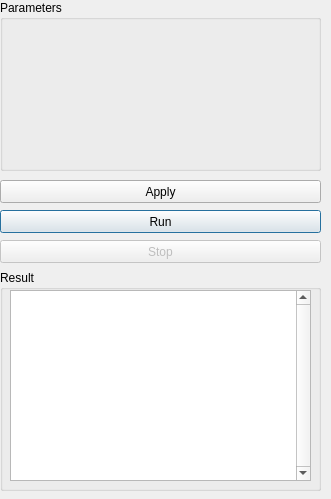
<?xml version="1.0" encoding="UTF-8"?>
<ui version="4.0">
 <author>Nestor Rodriguez</author>
 <class>Dialog</class>
 <widget class="QDialog" name="Dialog">
  <property name="windowModality">
   <enum>Qt::NonModal</enum>
  </property>
  <property name="geometry">
   <rect>
    <x>0</x>
    <y>0</y>
    <width>331</width>
    <height>499</height>
   </rect>
  </property>
  <property name="windowTitle">
   <string>Pbil</string>
  </property>
  <widget class="QWidget" name="verticalLayoutWidget">
   <property name="geometry">
    <rect>
     <x>0</x>
     <y>0</y>
     <width>321</width>
     <height>171</height>
    </rect>
   </property>
   <layout class="QVBoxLayout" name="verticalLayout">
    <item>
     <widget class="QGroupBox" name="paramBox">
      <property name="title">
       <string>Parameters</string>
      </property>
     </widget>
    </item>
   </layout>
  </widget>
  <widget class="QGroupBox" name="resultBox">
   <property name="geometry">
    <rect>
     <x>0</x>
     <y>270</y>
     <width>321</width>
     <height>221</height>
    </rect>
   </property>
   <property name="title">
    <string>Result</string>
   </property>
   <widget class="QTextEdit" name="resultTextEdit">
    <property name="geometry">
     <rect>
      <x>10</x>
      <y>20</y>
      <width>301</width>
      <height>191</height>
     </rect>
    </property>
    <property name="verticalScrollBarPolicy">
     <enum>Qt::ScrollBarAlwaysOn</enum>
    </property>
   </widget>
  </widget>
  <widget class="QPushButton" name="runButton">
   <property name="geometry">
    <rect>
     <x>0</x>
     <y>210</y>
     <width>321</width>
     <height>23</height>
    </rect>
   </property>
   <property name="text">
    <string>Run</string>
   </property>
  </widget>
  <widget class="QPushButton" name="applyButton">
   <property name="geometry">
    <rect>
     <x>0</x>
     <y>180</y>
     <width>321</width>
     <height>23</height>
    </rect>
   </property>
   <property name="text">
    <string>Apply</string>
   </property>
  </widget>
  <widget class="QPushButton" name="stopButton">
   <property name="enabled">
    <bool>false</bool>
   </property>
   <property name="geometry">
    <rect>
     <x>0</x>
     <y>240</y>
     <width>321</width>
     <height>23</height>
    </rect>
   </property>
   <property name="text">
    <string>Stop</string>
   </property>
  </widget>
 </widget>
 <resources/>
 <connections/>
</ui>
